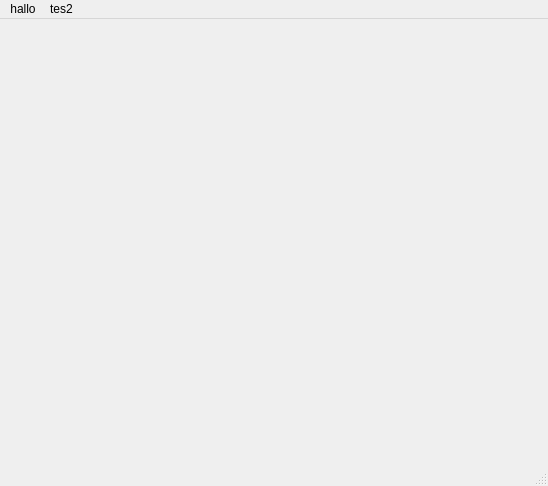
<ui version="4.0" >
 <author></author>
 <comment></comment>
 <exportmacro></exportmacro>
 <class>MainWindow</class>
 <widget class="QMainWindow" name="MainWindow" >
  <property name="geometry" >
   <rect>
    <x>0</x>
    <y>0</y>
    <width>548</width>
    <height>486</height>
   </rect>
  </property>
  <property name="windowTitle" >
   <string>MainWindow</string>
  </property>
  <widget class="QWidget" name="centralwidget" />
  <widget class="QMenuBar" name="menubar" >
   <property name="geometry" >
    <rect>
     <x>0</x>
     <y>0</y>
     <width>548</width>
     <height>29</height>
    </rect>
   </property>
   <widget class="QMenu" name="menuTes2" >
    <property name="title" >
     <string>tes2</string>
    </property>
   </widget>
   <widget class="QMenu" name="menuHallo" >
    <property name="title" >
     <string>hallo</string>
    </property>
    <addaction name="actionHallo1" />
   </widget>
   <addaction name="menuHallo" />
   <addaction name="menuTes2" />
  </widget>
  <widget class="QStatusBar" name="statusbar" />
  <action name="actionHallo1" >
   <property name="text" >
    <string>hallo1</string>
   </property>
  </action>
 </widget>
 <pixmapfunction></pixmapfunction>
 <resources/>
 <connections/>
</ui>
